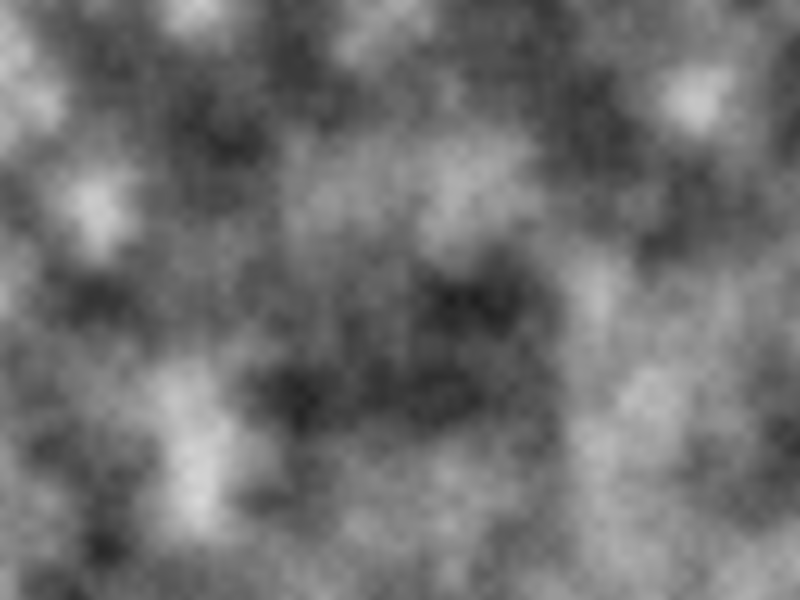
Frame 1 (no input)
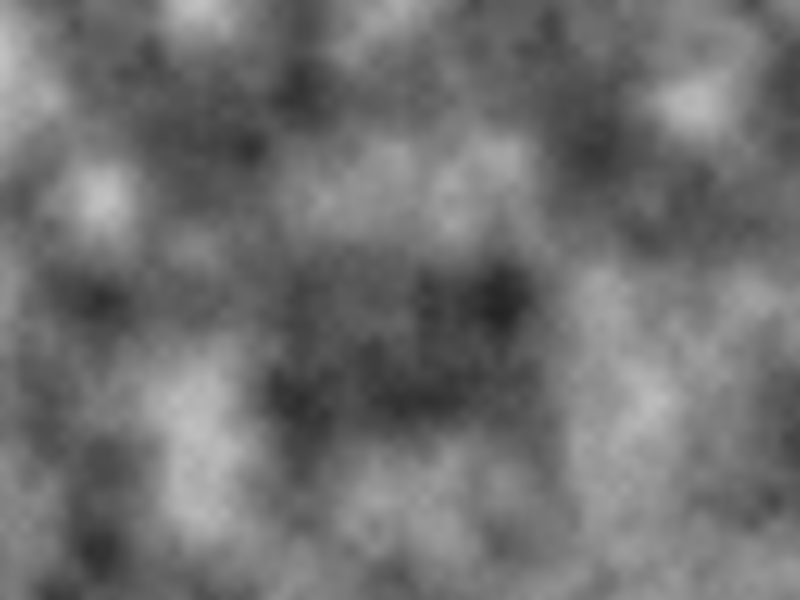
Frame 60 (the mouse pressed at the canvas centre just before this capture)
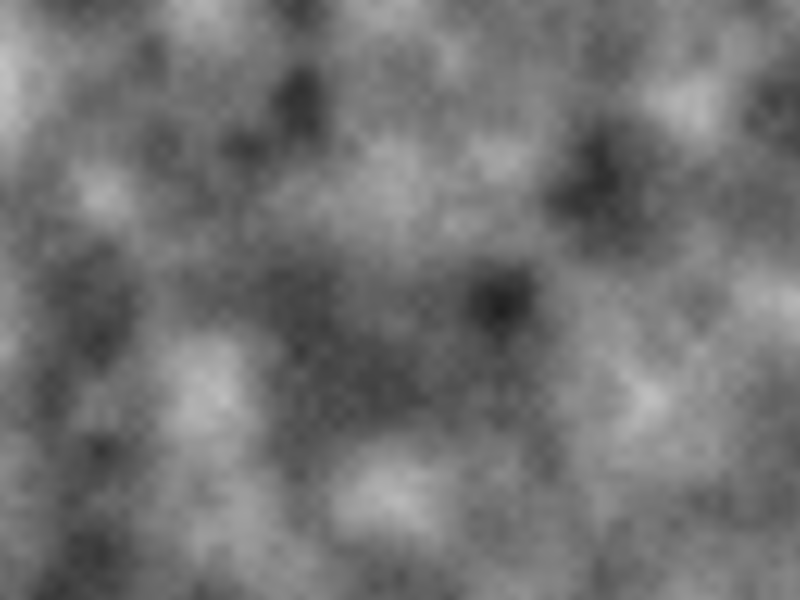
Frame 120 (the mouse held since frame 60 and released just before this capture)

The Processing sketch that drew these frames (run headless with seeded random() and noise(); from frame 60 on, the mouse is pressed at the canvas centre):

// Processing sketch: chapter_0_d_perlin_noise_xy_over_t
// ── chapter_0_d_perlin_noise_xy_over_t.pde
float n;
float m;
float y_modifier;
float t;
float u;


void setup() {
  size(800, 600);
  n = 0.01;
  //m = 0.0005;
  y_modifier = 1;
  //noiseDetail(4, 0.6);
  t = 0;
  u = 0.003;
}

void draw() {
  loadPixels();
  for (int x = 0; x < width; x++) {
    for (int y = 0; y < height; y++) {
      // float bright = random(255);
      float bright = map(noise(x*n,y*n*y_modifier,t),0,1,0,255);
      pixels[x+y*width] = color(bright);
    }
  }
  updatePixels();
  n += m;
  t += u;
}
